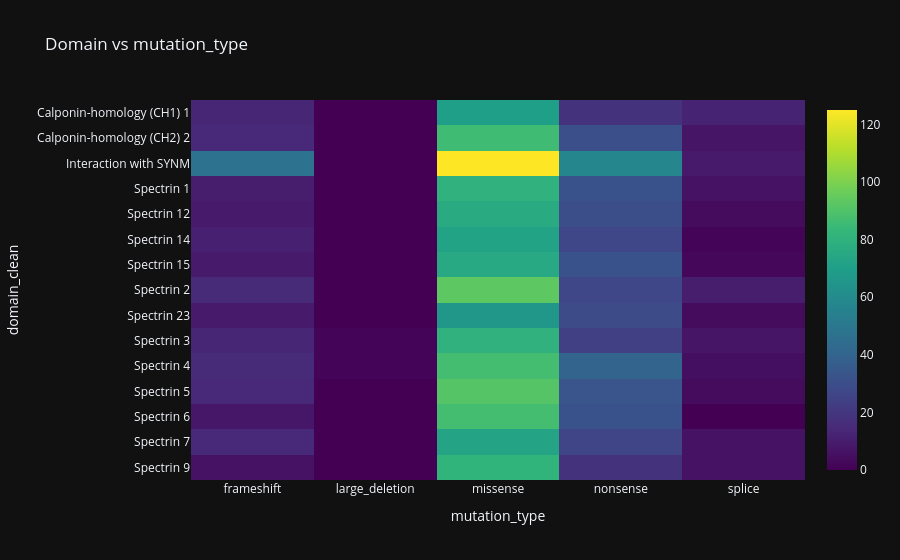

This figure's notebook cell:
### Markdown cell above
## 8. 📊 domain vs mutation_type

### Code cell
top = d['domain_clean'].value_counts().head(15).index
tmp = d[d['domain_clean'].isin(top)]
heat = pd.crosstab(tmp['domain_clean'], tmp['mutation_type'])
fig = px.imshow(heat, aspect='auto', color_continuous_scale='Viridis', title='Domain vs mutation_type')
fig.show()

### Figure 1 — Plotly figure (JSON) as saved in the notebook; plotly's stock layout.template omitted (floating-point values rounded to 4 significant figures)
{"data": [{"coloraxis": "coloraxis", "name": "0", "x": ["frameshift", "large_deletion", "missense", "nonsense", "splice"], "y": ["Calponin-homology (CH1) 1", "Calponin-homology (CH2) 2", "Interaction with SYNM", "Spectrin 1", "Spectrin 12", "Spectrin 14", "Spectrin 15", "Spectrin 2", "Spectrin 23", "Spectrin 3", "Spectrin 4", "Spectrin 5", "Spectrin 6", "Spectrin 7", "Spectrin 9"], "z": [[13, 0, 70, 18, 12], [14, 0, 86, 31, 7], [47, 0, 125, 58, 9], [10, 0, 80, 32, 6], [9, 0, 76, 30, 4], [11, 0, 72, 27, 1], [9, 0, 75, 32, 2], [15, 0, 93, 27, 10], [9, 0, 66, 29, 4], [13, 1, 80, 24, 7], [15, 1, 87, 40, 5], [14, 0, 91, 33, 4], [8, 0, 87, 32, 0], [14, 0, 73, 26, 6], [6, 0, 81, 18, 6]], "type": "heatmap", "xaxis": "x", "yaxis": "y", "hovertemplate": "mutation_type: %{x}<br>domain_clean: %{y}<br>color: %{z}<extra></extra>"}], "layout": {"xaxis": {"anchor": "y", "domain": [0.0, 1.0], "title": {"text": "mutation_type"}}, "yaxis": {"anchor": "x", "domain": [0.0, 1.0], "autorange": "reversed", "title": {"text": "domain_clean"}}, "coloraxis": {"colorscale": [[0.0, "#440154"], [0.1111, "#482878"], [0.2222, "#3e4989"], [0.3333, "#31688e"], [0.4444, "#26828e"], [0.5556, "#1f9e89"], [0.6667, "#35b779"], [0.7778, "#6ece58"], [0.8889, "#b5de2b"], [1.0, "#fde725"]]}, "title": {"text": "Domain vs mutation_type"}}}
